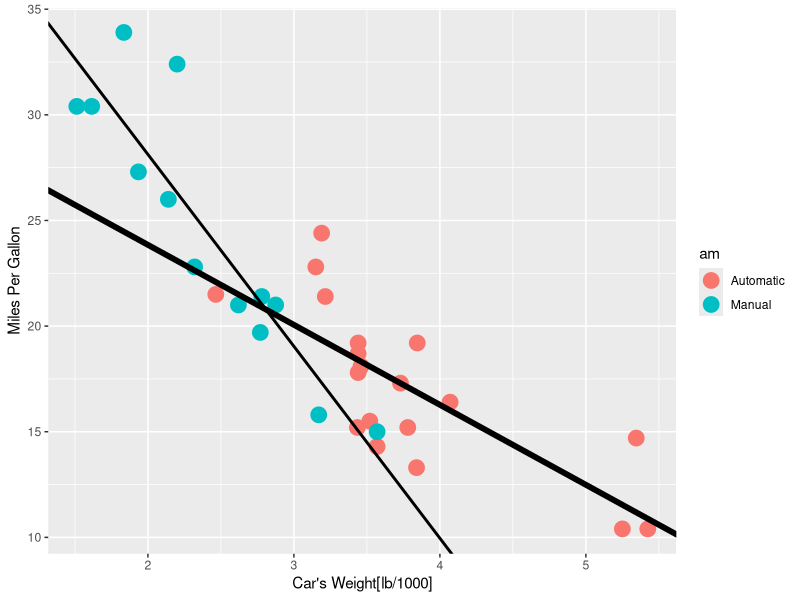
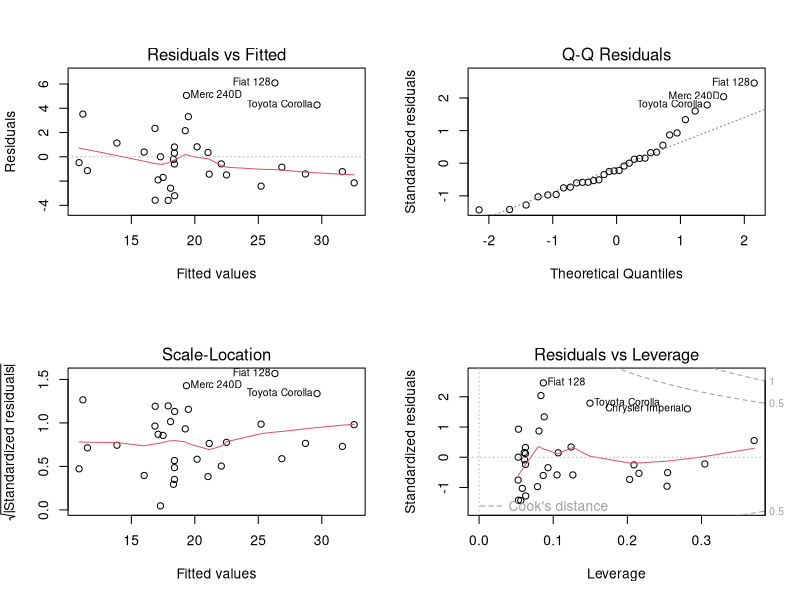

Source code (R) for these figures, in order:
## ---- chunk 1
  data(mtcars)
  am_count <- c(sum(mtcars$am==0), sum(mtcars$am==1))
  am_mpg <- tapply(mtcars$mpg,factor(mtcars$am),mean); 
  am_wt <- tapply(mtcars$wt,factor(mtcars$am),mean)
## ---- chunk 2
  library(ggplot2)
  mtcars$am <- factor(mtcars$am,levels=c(0,1),labels=c("Automatic","Manual")) 
  fit <- lm(mpg~wt*am,data=mtcars)
  g <- ggplot(mtcars,aes(y=mpg,x=wt,colour=am))+geom_point(size=5)
  g <- g+labs(x="Car's Weight[lb/1000]", y="Miles Per Gallon")
## ---- chunk 3
 g1 <- g+geom_abline(intercept=coef(fit)[1],slope=coef(fit)[2],size=2)
 g1+geom_abline(intercept=coef(fit)[1]+coef(fit)[3],slope=coef(fit)[2]+coef(fit)[4],size=1)
## ---- chunk 4
  library(xtable)
  xt <- xtable(summary(fit))
  print(xt)
  xCross <- (-coef(fit)[3]/coef(fit)[4])*1000
## ---- chunk 5
  par(mfrow=c(2,2))
  plot(lm(mpg~wt*am,data=mtcars))
